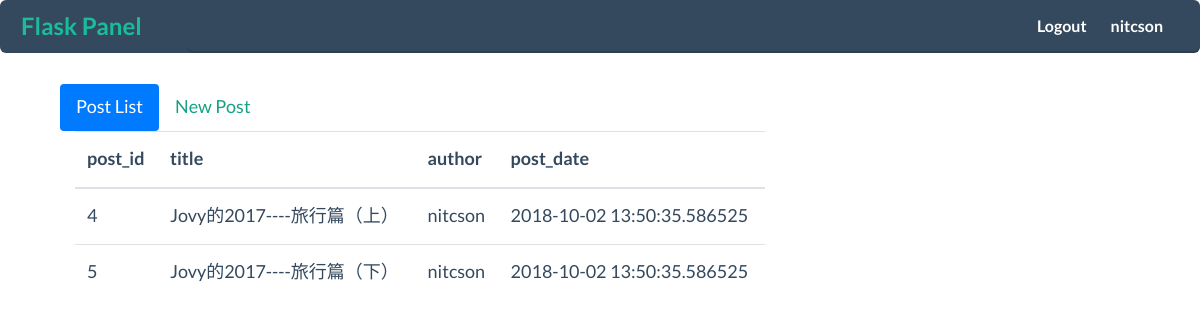
Page /userpanel/nitcson (signed in) on the earlier database version.
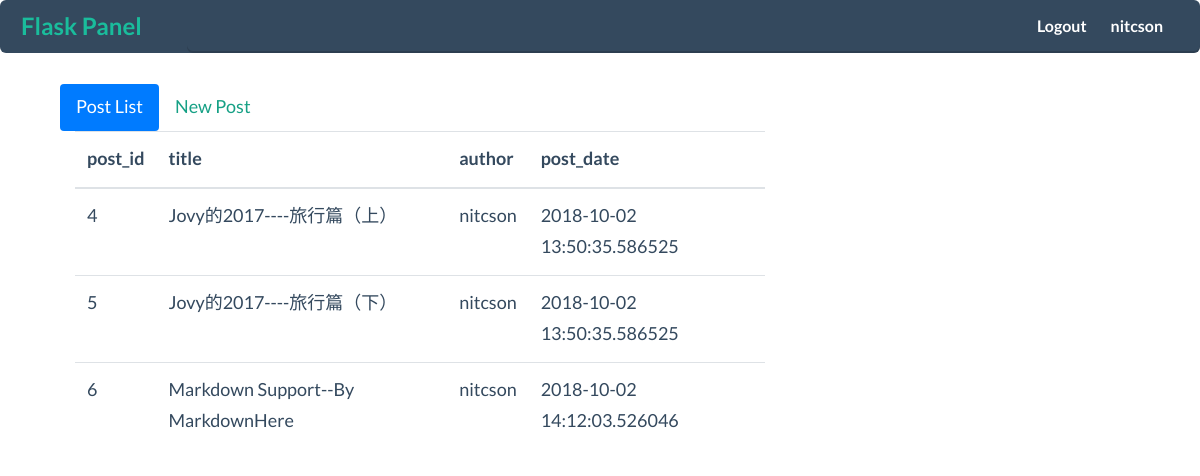
Same page on the later database version.
### flaskpanel/models.py (models this page shows, shortened)
class Post(db.Model):
    id = db.Column(db.Integer, primary_key=True)
    title = db.Column(db.String(50), nullable=False)
    content = db.Column(db.Text(), nullable=False)
    date_post = db.Column(db.DateTime, nullable=False, default=datetime.utcnow())
    user_id = db.Column(db.Integer, db.ForeignKey('user.id'), nullable=False)

class User(db.Model, UserMixin):
    id = db.Column(db.Integer, primary_key=True)
    username = db.Column(db.String(20), unique=True, nullable=False)
    email = db.Column(db.String(50), unique=True, nullable=False)
    password = db.Column(db.String(100), nullable=False)
    date_registered = db.Column(db.DateTime, nullable=False, default=datetime.utcnow)
    posts = db.relationship('Post', backref='owner', lazy='dynamic')

### flaskpanel/routes.py (the view)
@app.route('/userpanel/<username>')
@login_required
def userpanel(username):
    posts = Post.query.all()
    return render_template('userpanel.html', posts=posts, username=username, active='list')

### flaskpanel/models.py (called while the page is built)
@login_manager.user_loader
def load_user(user_id):
    return User.query.get(int(user_id))

### flaskpanel/templates/userpanel.html
{% extends 'layout.html' %}
{% block content %}
  <div class="container">
    <ul class="nav nav-pills nav-stacked" role="tablist">
      <li><a class="nav-link active" href="#">Post List</a></li>
      <li><a class="nav-link" href="{{ url_for('post_new') }}">New Post</a></li>
    </ul>
    <div class="col-md-8">
      {% if posts %}
        <table class="table">
          <thead>
          <tr>
            <th>post_id</th>
            <th>title</th>
            <th>author</th>
            <th>post_date</th>
          </tr>
          </thead>
          <tbody>
          {% for post in posts %}
            <tr>
              <td>{{ post.id }}</td>
              <td>{{ post.title }}</td>
              <td>{{ post.owner.username }}</td>
              <td>{{ post.date_post }}</td>
            </tr>
          {% endfor %}
          </tbody>
        </table>
      {% endif %}
    </div>
  </div>
{% endblock %}

Differences in the rows shown:
added Post: id "6", title "Markdown Support--By MarkdownHere", owner.username "nitcson", date_post "2018-10-02 14:12:03.526046"
